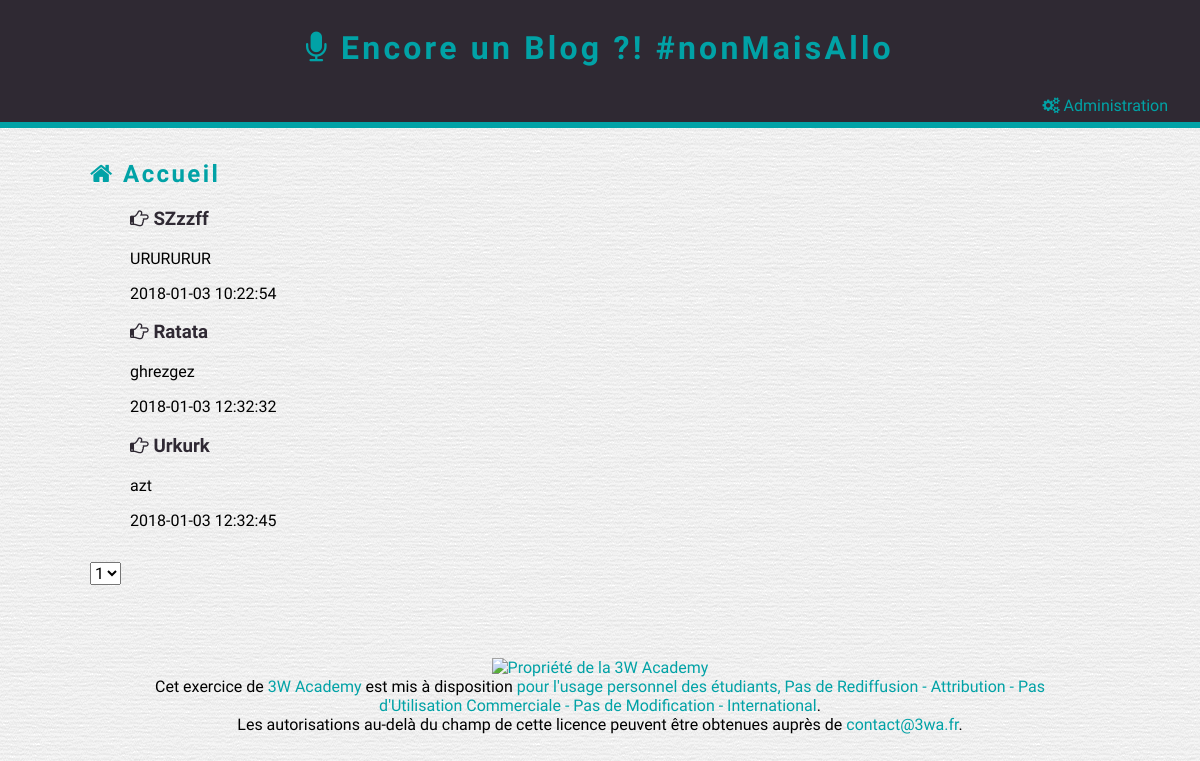
The page / on the database its author committed.
### tables this page shows
CREATE TABLE `table_article` (
  `id_art` int(10) UNSIGNED NOT NULL,
  `id_cat` int(10) UNSIGNED NOT NULL,
  `id_author` int(10) UNSIGNED NOT NULL,
  `title` char(30) NOT NULL,
  `content` text NOT NULL,
  `date_time` datetime NOT NULL
);

### src/index.php (called while the page is built, shortened)
<?php include 'application/bdd_connection.php';
    $sqlArticles = 'SELECT * FROM `table_article`
      JOIN table_author
      USING (id_author)
      JOIN table_cat
      USING (id_cat)
      LIMIT '.($_POST['pagination'] ?? 0).','.LIMIT_PER_PAGE;
    $query = $pdo->prepare($sqlArticles);
    $query->execute();
    $Articles = $query->fetchAll();
    $sql = 'SELECT COUNT(id_art) AS totalArticle FROM table_article';
    $query = $pdo->prepare($sql);
    $query->execute();
    $pagesArt = $query->fetch();
    include_once 'index.phtml';

### src/index.phtml (the view)
<?php require('includes/header.php'); ?>
<h2><i class="fa fa-home"></i> Accueil</h2>
    <ul class="post-list">
        <?php
        foreach ($Articles as $Article) {
            echo '<li class="post">'.
                '<a href="show_post.php?id_art='.htmlspecialchars($Article['id_art']).'">'.
                '<h3>'.'<i class="fa fa-hand-o-right"></i> '.htmlspecialchars($Article['title']).'</h3>'.
                '</a>'.
                '<article>'.htmlspecialchars($Article['content']).'</article>'.
                '<p>'.htmlspecialchars($Article['date_time']).'</p>'.
                '</li>';
        }
        ?>
    </ul>
    <form method="post" id="pages">
        <select onchange="document.querySelector('#pages').submit();" name='pagination' ">
            <?php
                for ($i=0; $i < (htmlspecialchars($pagesArt['totalArticle'])/LIMIT_PER_PAGE); $i++) {
                    if (htmlspecialchars($_POST['pagination']) == ($i*LIMIT_PER_PAGE)) {
                        echo '<option selected value="'.($i*LIMIT_PER_PAGE).'">'.($i+1).'</option>';
                    }else echo '<option value="'.($i*LIMIT_PER_PAGE).'">'.($i+1).'</option>';
                }
            ?>
        </select>
    </form>
<?php require('includes/footer.php'); ?>

### src/css/blog-main.css (style rules this page uses)
* { box-sizing: border-box; }
a { text-decoration: none; }
form { margin-top: 2em; }

### src/css/blog-theme.css (style rules this page uses)
a { color: #01A2A6; transition: all 0.25s; }
body { background: url('../images/theme/paper.png') repeat; font-family: 'Dosis', sans-serif; }
h1, h2 { color: #01A2A6; letter-spacing: 0.1em; }
.post { list-style-type: none; }
.post h3 { color: #2F2933; }

### rows shown on the page
table_article: title "SZzzff", content "URURURUR", date_time "2018-01-03 10:22:54"
table_article: title "Ratata", content "ghrezgez", date_time "2018-01-03 12:32:32"
table_article: title "Urkurk", content "azt", date_time "2018-01-03 12:32:45"

### other values the page prints
form field pagination "1"
